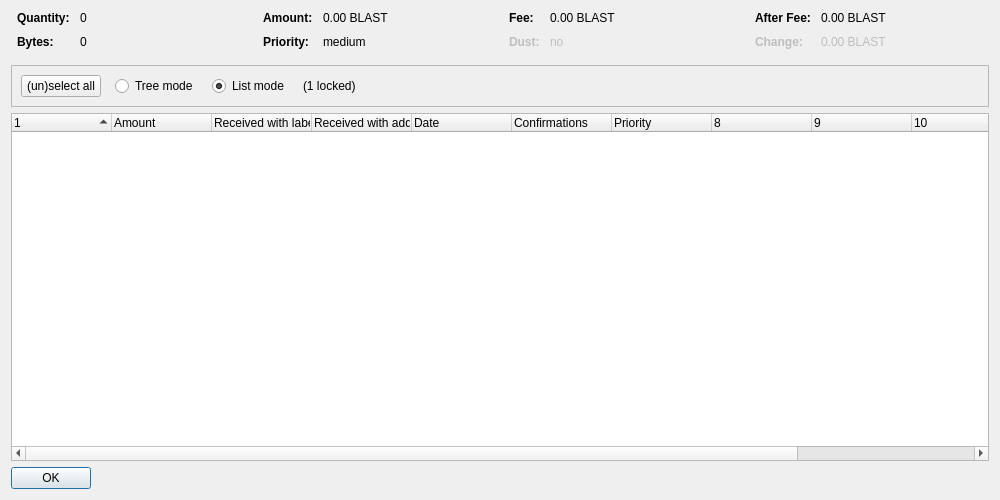
<?xml version="1.0" encoding="UTF-8"?>
<ui version="4.0">
 <class>CoinControlDialog</class>
 <widget class="QDialog" name="CoinControlDialog">
  <property name="geometry">
   <rect>
    <x>0</x>
    <y>0</y>
    <width>1000</width>
    <height>500</height>
   </rect>
  </property>
  <property name="windowTitle">
   <string>Coin Selection</string>
  </property>
  <layout class="QVBoxLayout" name="verticalLayout">
   <item>
    <layout class="QHBoxLayout" name="horizontalLayoutTop" stretch="0,0,0,0">
     <property name="topMargin">
      <number>0</number>
     </property>
     <property name="bottomMargin">
      <number>10</number>
     </property>
     <item>
      <layout class="QFormLayout" name="formLayoutCoinControl1">
       <property name="horizontalSpacing">
        <number>10</number>
       </property>
       <property name="verticalSpacing">
        <number>10</number>
       </property>
       <property name="leftMargin">
        <number>6</number>
       </property>
       <property name="rightMargin">
        <number>6</number>
       </property>
       <item row="0" column="0">
        <widget class="QLabel" name="labelCoinControlQuantityText">
         <property name="font">
          <font>
           <weight>75</weight>
           <bold>true</bold>
          </font>
         </property>
         <property name="text">
          <string>Quantity:</string>
         </property>
        </widget>
       </item>
       <item row="0" column="1">
        <widget class="QLabel" name="labelCoinControlQuantity">
         <property name="cursor">
          <cursorShape>IBeamCursor</cursorShape>
         </property>
         <property name="contextMenuPolicy">
          <enum>Qt::ActionsContextMenu</enum>
         </property>
         <property name="text">
          <string notr="true">0</string>
         </property>
         <property name="textInteractionFlags">
          <set>Qt::LinksAccessibleByMouse|Qt::TextSelectableByKeyboard|Qt::TextSelectableByMouse</set>
         </property>
        </widget>
       </item>
       <item row="1" column="0">
        <widget class="QLabel" name="labelCoinControlBytesText">
         <property name="font">
          <font>
           <weight>75</weight>
           <bold>true</bold>
          </font>
         </property>
         <property name="text">
          <string>Bytes:</string>
         </property>
        </widget>
       </item>
       <item row="1" column="1">
        <widget class="QLabel" name="labelCoinControlBytes">
         <property name="cursor">
          <cursorShape>IBeamCursor</cursorShape>
         </property>
         <property name="contextMenuPolicy">
          <enum>Qt::ActionsContextMenu</enum>
         </property>
         <property name="text">
          <string notr="true">0</string>
         </property>
         <property name="textInteractionFlags">
          <set>Qt::LinksAccessibleByMouse|Qt::TextSelectableByKeyboard|Qt::TextSelectableByMouse</set>
         </property>
        </widget>
       </item>
      </layout>
     </item>
     <item>
      <layout class="QFormLayout" name="formLayoutCoinControl2">
       <property name="horizontalSpacing">
        <number>10</number>
       </property>
       <property name="verticalSpacing">
        <number>10</number>
       </property>
       <property name="leftMargin">
        <number>6</number>
       </property>
       <property name="rightMargin">
        <number>6</number>
       </property>
       <item row="0" column="0">
        <widget class="QLabel" name="labelCoinControlAmountText">
         <property name="font">
          <font>
           <weight>75</weight>
           <bold>true</bold>
          </font>
         </property>
         <property name="text">
          <string>Amount:</string>
         </property>
        </widget>
       </item>
       <item row="0" column="1">
        <widget class="QLabel" name="labelCoinControlAmount">
         <property name="cursor">
          <cursorShape>IBeamCursor</cursorShape>
         </property>
         <property name="contextMenuPolicy">
          <enum>Qt::ActionsContextMenu</enum>
         </property>
         <property name="text">
          <string notr="true">0.00 BLAST</string>
         </property>
         <property name="textInteractionFlags">
          <set>Qt::LinksAccessibleByMouse|Qt::TextSelectableByKeyboard|Qt::TextSelectableByMouse</set>
         </property>
        </widget>
       </item>
       <item row="1" column="0">
        <widget class="QLabel" name="labelCoinControlPriorityText">
         <property name="font">
          <font>
           <weight>75</weight>
           <bold>true</bold>
          </font>
         </property>
         <property name="text">
          <string>Priority:</string>
         </property>
        </widget>
       </item>
       <item row="1" column="1">
        <widget class="QLabel" name="labelCoinControlPriority">
         <property name="cursor">
          <cursorShape>IBeamCursor</cursorShape>
         </property>
         <property name="contextMenuPolicy">
          <enum>Qt::ActionsContextMenu</enum>
         </property>
         <property name="text">
          <string notr="true">medium</string>
         </property>
         <property name="textInteractionFlags">
          <set>Qt::LinksAccessibleByMouse|Qt::TextSelectableByKeyboard|Qt::TextSelectableByMouse</set>
         </property>
        </widget>
       </item>
      </layout>
     </item>
     <item>
      <layout class="QFormLayout" name="formLayoutCoinControl3">
       <property name="horizontalSpacing">
        <number>10</number>
       </property>
       <property name="verticalSpacing">
        <number>10</number>
       </property>
       <property name="leftMargin">
        <number>6</number>
       </property>
       <property name="rightMargin">
        <number>6</number>
       </property>
       <item row="0" column="0">
        <widget class="QLabel" name="labelCoinControlFeeText">
         <property name="font">
          <font>
           <weight>75</weight>
           <bold>true</bold>
          </font>
         </property>
         <property name="text">
          <string>Fee:</string>
         </property>
        </widget>
       </item>
       <item row="0" column="1">
        <widget class="QLabel" name="labelCoinControlFee">
         <property name="cursor">
          <cursorShape>IBeamCursor</cursorShape>
         </property>
         <property name="contextMenuPolicy">
          <enum>Qt::ActionsContextMenu</enum>
         </property>
         <property name="text">
          <string notr="true">0.00 BLAST</string>
         </property>
         <property name="textInteractionFlags">
          <set>Qt::LinksAccessibleByMouse|Qt::TextSelectableByKeyboard|Qt::TextSelectableByMouse</set>
         </property>
        </widget>
       </item>
       <item row="1" column="0">
        <widget class="QLabel" name="labelCoinControlLowOutputText">
         <property name="enabled">
          <bool>false</bool>
         </property>
         <property name="font">
          <font>
           <weight>75</weight>
           <bold>true</bold>
          </font>
         </property>
         <property name="text">
          <string>Dust:</string>
         </property>
        </widget>
       </item>
       <item row="1" column="1">
        <widget class="QLabel" name="labelCoinControlLowOutput">
         <property name="enabled">
          <bool>false</bool>
         </property>
         <property name="cursor">
          <cursorShape>IBeamCursor</cursorShape>
         </property>
         <property name="contextMenuPolicy">
          <enum>Qt::ActionsContextMenu</enum>
         </property>
         <property name="text">
          <string notr="true">no</string>
         </property>
         <property name="textInteractionFlags">
          <set>Qt::LinksAccessibleByMouse|Qt::TextSelectableByKeyboard|Qt::TextSelectableByMouse</set>
         </property>
        </widget>
       </item>
      </layout>
     </item>
     <item>
      <layout class="QFormLayout" name="formLayoutCoinControl4">
       <property name="horizontalSpacing">
        <number>10</number>
       </property>
       <property name="verticalSpacing">
        <number>10</number>
       </property>
       <property name="leftMargin">
        <number>6</number>
       </property>
       <property name="rightMargin">
        <number>6</number>
       </property>
       <item row="0" column="0">
        <widget class="QLabel" name="labelCoinControlAfterFeeText">
         <property name="font">
          <font>
           <weight>75</weight>
           <bold>true</bold>
          </font>
         </property>
         <property name="text">
          <string>After Fee:</string>
         </property>
        </widget>
       </item>
       <item row="0" column="1">
        <widget class="QLabel" name="labelCoinControlAfterFee">
         <property name="cursor">
          <cursorShape>IBeamCursor</cursorShape>
         </property>
         <property name="contextMenuPolicy">
          <enum>Qt::ActionsContextMenu</enum>
         </property>
         <property name="text">
          <string notr="true">0.00 BLAST</string>
         </property>
         <property name="textInteractionFlags">
          <set>Qt::LinksAccessibleByMouse|Qt::TextSelectableByKeyboard|Qt::TextSelectableByMouse</set>
         </property>
        </widget>
       </item>
       <item row="1" column="0">
        <widget class="QLabel" name="labelCoinControlChangeText">
         <property name="enabled">
          <bool>false</bool>
         </property>
         <property name="font">
          <font>
           <weight>75</weight>
           <bold>true</bold>
          </font>
         </property>
         <property name="text">
          <string>Change:</string>
         </property>
        </widget>
       </item>
       <item row="1" column="1">
        <widget class="QLabel" name="labelCoinControlChange">
         <property name="enabled">
          <bool>false</bool>
         </property>
         <property name="cursor">
          <cursorShape>IBeamCursor</cursorShape>
         </property>
         <property name="contextMenuPolicy">
          <enum>Qt::ActionsContextMenu</enum>
         </property>
         <property name="text">
          <string notr="true">0.00 BLAST</string>
         </property>
         <property name="textInteractionFlags">
          <set>Qt::LinksAccessibleByMouse|Qt::TextSelectableByKeyboard|Qt::TextSelectableByMouse</set>
         </property>
        </widget>
       </item>
      </layout>
     </item>
    </layout>
   </item>
   <item>
    <widget class="QFrame" name="frame">
     <property name="minimumSize">
      <size>
       <width>0</width>
       <height>40</height>
      </size>
     </property>
     <property name="frameShape">
      <enum>QFrame::StyledPanel</enum>
     </property>
     <property name="frameShadow">
      <enum>QFrame::Sunken</enum>
     </property>
     <layout class="QHBoxLayout" name="horizontalLayout">
      <item>
       <layout class="QHBoxLayout" name="horizontalLayoutPanel" stretch="0,0,0,0,0">
        <property name="spacing">
         <number>14</number>
        </property>
        <item>
         <widget class="QPushButton" name="pushButtonSelectAll">
          <property name="sizePolicy">
           <sizepolicy hsizetype="Maximum" vsizetype="Fixed">
            <horstretch>0</horstretch>
            <verstretch>0</verstretch>
           </sizepolicy>
          </property>
          <property name="text">
           <string>(un)select all</string>
          </property>
          <property name="autoDefault">
           <bool>false</bool>
          </property>
         </widget>
        </item>
        <item>
         <widget class="QRadioButton" name="radioTreeMode">
          <property name="sizePolicy">
           <sizepolicy hsizetype="Maximum" vsizetype="Fixed">
            <horstretch>0</horstretch>
            <verstretch>0</verstretch>
           </sizepolicy>
          </property>
          <property name="text">
           <string>Tree mode</string>
          </property>
         </widget>
        </item>
        <item>
         <widget class="QRadioButton" name="radioListMode">
          <property name="sizePolicy">
           <sizepolicy hsizetype="Maximum" vsizetype="Fixed">
            <horstretch>0</horstretch>
            <verstretch>0</verstretch>
           </sizepolicy>
          </property>
          <property name="text">
           <string>List mode</string>
          </property>
          <property name="checked">
           <bool>true</bool>
          </property>
         </widget>
        </item>
        <item>
         <widget class="QLabel" name="labelLocked">
          <property name="text">
           <string notr="true">(1 locked)</string>
          </property>
         </widget>
        </item>
        <item>
         <spacer name="horizontalSpacer">
          <property name="orientation">
           <enum>Qt::Horizontal</enum>
          </property>
          <property name="sizeHint" stdset="0">
           <size>
            <width>40</width>
            <height>20</height>
           </size>
          </property>
         </spacer>
        </item>
       </layout>
      </item>
     </layout>
    </widget>
   </item>
   <item>
    <widget class="CoinControlTreeWidget" name="treeWidget">
     <property name="contextMenuPolicy">
      <enum>Qt::CustomContextMenu</enum>
     </property>
     <property name="sortingEnabled">
      <bool>false</bool>
     </property>
     <property name="columnCount">
      <number>12</number>
     </property>
     <attribute name="headerShowSortIndicator" stdset="0">
      <bool>true</bool>
     </attribute>
     <attribute name="headerStretchLastSection">
      <bool>false</bool>
     </attribute>
     <column>
      <property name="text">
       <string/>
      </property>
     </column>
     <column>
      <property name="text">
       <string>Amount</string>
      </property>
     </column>
     <column>
      <property name="text">
       <string>Received with label</string>
      </property>
     </column>
     <column>
      <property name="text">
       <string>Received with address</string>
      </property>
     </column>
     <column>
      <property name="text">
       <string>Date</string>
      </property>
     </column>
     <column>
      <property name="text">
       <string>Confirmations</string>
      </property>
      <property name="toolTip">
       <string>Confirmed</string>
      </property>
     </column>
     <column>
      <property name="text">
       <string>Priority</string>
      </property>
     </column>
     <column>
      <property name="text">
       <string/>
      </property>
     </column>
     <column>
      <property name="text">
       <string/>
      </property>
     </column>
     <column>
      <property name="text">
       <string/>
      </property>
     </column>
     <column>
      <property name="text">
       <string/>
      </property>
     </column>
     <column>
      <property name="text">
       <string/>
      </property>
     </column>
    </widget>
   </item>
   <item>
    <widget class="QDialogButtonBox" name="buttonBox">
     <property name="sizePolicy">
      <sizepolicy hsizetype="Maximum" vsizetype="Fixed">
       <horstretch>0</horstretch>
       <verstretch>0</verstretch>
      </sizepolicy>
     </property>
     <property name="orientation">
      <enum>Qt::Horizontal</enum>
     </property>
     <property name="standardButtons">
      <set>QDialogButtonBox::Ok</set>
     </property>
    </widget>
   </item>
  </layout>
 </widget>
 <customwidgets>
  <customwidget>
   <class>CoinControlTreeWidget</class>
   <extends>QTreeWidget</extends>
   <header>coincontroltreewidget.h</header>
  </customwidget>
 </customwidgets>
 <resources/>
 <connections/>
</ui>
